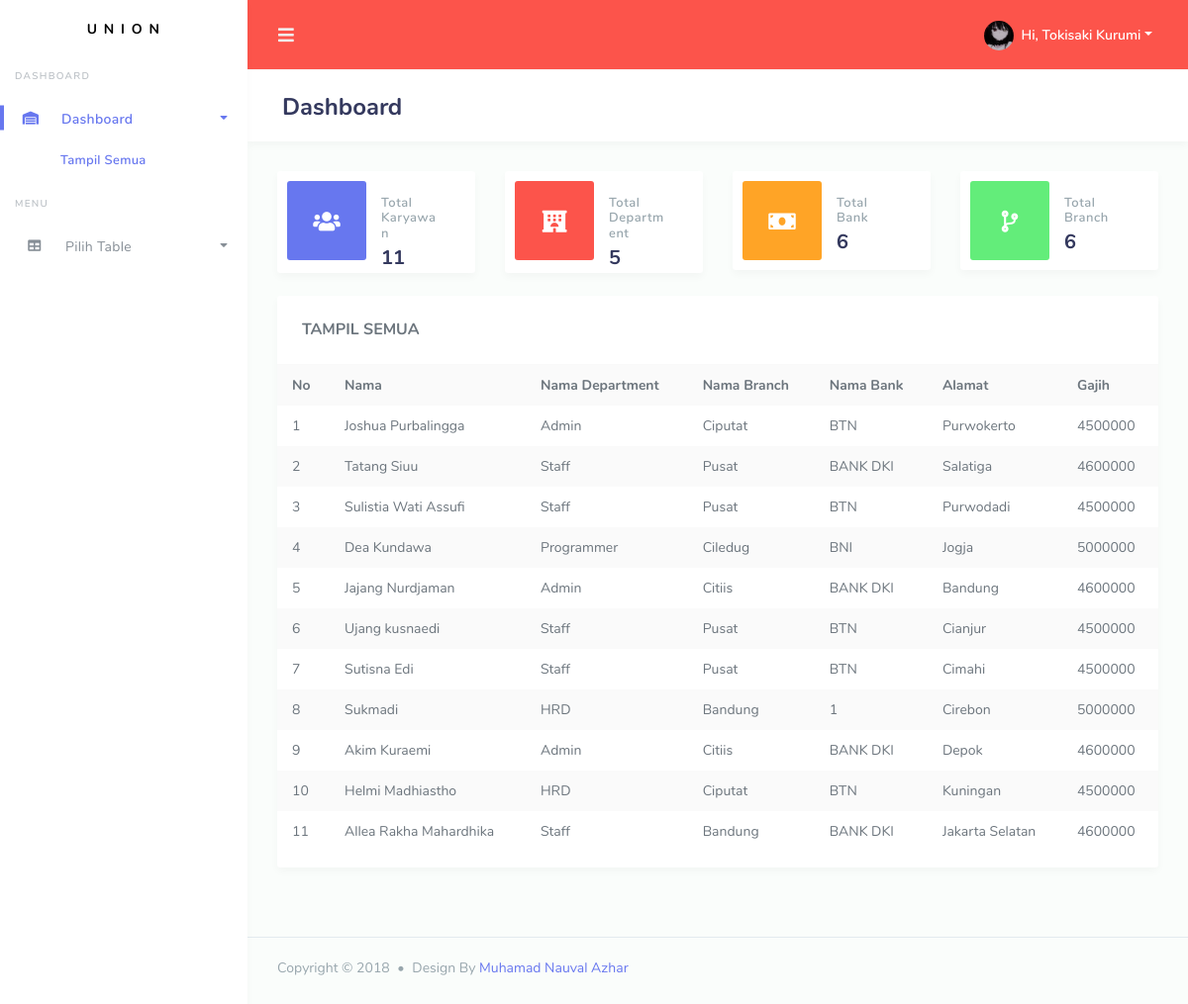
Page /stisla/index.php on the committed database.
### tables this page shows
CREATE TABLE `karyawan` (
  `Id_Karyawan` int(11) DEFAULT NULL,
  `Id_Departemen` int(11) DEFAULT NULL,
  `Id_Branch` int(11) DEFAULT NULL,
  `Id_Bank` int(11) DEFAULT NULL,
  `Nama` varchar(255) DEFAULT NULL,
  `Alamat` varchar(255) DEFAULT NULL
);

CREATE TABLE `departemen` (
  `Id_Departemen` int(11) DEFAULT NULL,
  `Kode_Departemen` varchar(255) DEFAULT NULL,
  `Nama_Departemen` varchar(255) DEFAULT NULL,
  `Alamat_Departemen` varchar(255) DEFAULT NULL
);

CREATE TABLE `branch` (
  `Id_Branch` int(11) DEFAULT NULL,
  `Nama_Branch` varchar(255) DEFAULT NULL,
  `Kode_Branch` varchar(255) DEFAULT NULL,
  `Alamat_Branch` varchar(255) DEFAULT NULL
);

CREATE TABLE `bank` (
  `Id_Bank` int(11) DEFAULT NULL,
  `Nama_Bank` varchar(255) DEFAULT NULL,
  `Kode_Bank` varchar(255) DEFAULT NULL,
  `Gaji` int(11) DEFAULT NULL
);

### stisla/index.php (the view, shortened to what this page needs)
<?php
    include_once("conf/koneksi.php");
    $result = mysqli_query($db,"select count(Id_Karyawan) as 'totalkaryawan' from karyawan");
    while($user_data = mysqli_fetch_array($result))
            {
                $totalkaryawan = $user_data['totalkaryawan'];
            }
    $result = mysqli_query($db,"select count(Id_Departemen) as 'totaldepartemen' from departemen");
    while($user_data = mysqli_fetch_array($result))
            {
                $totaldepartemen = $user_data['totaldepartemen'];
            }
    $result = mysqli_query($db,"select count(Id_Bank) as 'totalbank' from bank");
    while($user_data = mysqli_fetch_array($result))
            {
                $totalbank = $user_data['totalbank'];
            }
    $result = mysqli_query($db,"select count(Id_Branch) as 'totalbranch' from branch");
    while($user_data = mysqli_fetch_array($result))
            {
                $totalbranch = $user_data['totalbranch'];
            }
?>
<!DOCTYPE html>
<html lang="en">
<head>
    <link rel="stylesheet" href="dist/assets/modules/bootstrap/css/bootstrap.min.css">
    <link rel="stylesheet" href="dist/assets/modules/fontawesome/css/all.min.css">
    <link rel="stylesheet" href="dist/assets/modules/jqvmap/dist/jqvmap.min.css">
    <link rel="stylesheet" href="dist/assets/modules/weather-icon/css/weather-icons.min.css">
    <link rel="stylesheet" href="dist/assets/modules/weather-icon/css/weather-icons-wind.min.css">
    <link rel="stylesheet" href="dist/assets/modules/summernote/summernote-bs4.css">
    <link rel="stylesheet" href="dist/assets/css/style.css">
    <link rel="stylesheet" href="dist/assets/css/components.css">
    </head>
    <body>
    <div id="app">
        <div class="main-wrapper main-wrapper-1">
        <div class="navbar-bg bg-danger"></div>
        <nav class="navbar navbar-expand-lg main-navbar">
            <form class="form-inline mr-auto">
                <ul class="navbar-nav mr-3">
                    <li><a href="#" data-toggle="sidebar" class="nav-link nav-link-lg"><i class="fas fa-bars"></i></a></li>
                </ul>
            </form>
            <ul class="navbar-nav navbar-right">
            <li class="dropdown"><a href="#" data-toggle="dropdown" class="nav-link dropdown-toggle nav-link-lg nav-link-user">
                <img alt="image" src="dist/assets/img/kurumi.jpg" class="rounded-circle mr-1">
                <div class="d-sm-none d-lg-inline-block">Hi, Tokisaki Kurumi</div></a>
            </li>
            </ul>
        </nav>
        <div class="main-sidebar sidebar-style-2">
            <aside id="sidebar-wrapper">
            <div class="sidebar-brand">
                <a href="index.php">U N I O N</a>
            </div>
            <ul class="sidebar-menu">
                <li class="menu-header">Dashboard</li>
                <li class="dropdown active">
                <a href="index.php" class="nav-link has-dropdown"><i class="fas fa-warehouse"></i><span>Dashboard</span></a>
                <ul class="dropdown-menu">
                    <li class=active><a class="nav-link" href="index.php">Tampil Semua</a></li>
                </ul>
                </li>
                <li class="menu-header">Menu</li>
                <li class="dropdown">
                <a href="#" class="nav-link has-dropdown" data-toggle="dropdown"><i class="fas fa-table"></i> <span>Pilih Table</span></a>
                </li>
            </aside>
        </div>
        <div class="main-content">
            <section class="section">
            <div class="section-header">
                <h1>Dashboard</h1>
            </div>
            <div class="row">
                <div class="col-lg-3 col-md-6 col-sm-6 col-12">
                <div class="card card-statistic-1">
                    <div class="card-icon bg-primary">
                    <i class="fas fa-users"></i>
                    </div>
                    <div class="card-wrap">
                    <div class="card-header">
                        <h4>Total Karyawan</h4>
                    </div>
                    <div class="card-body">
                        <?php echo "$totalkaryawan";?>
                    </div>
                    </div>
                </div>
                </div>
                <div class="col-lg-3 col-md-6 col-sm-6 col-12">
                <div class="card card-statistic-1">
                    <div class="card-icon bg-danger">
                    <i class="fas fa-hotel"></i>
                    </div>
                    <div class="card-wrap">
                    <div class="card-header">
                        <h4>Total Department</h4>
                    </div>
                    <div class="card-body">
                        <?php echo "$totaldepartemen";?>
                    </div>
                    </div>
                </div>
                </div>
                <div class="col-lg-3 col-md-6 col-sm-6 col-12">
                <div class="card card-statistic-1">
                    <div class="card-icon bg-warning">
                    <i class="fas fa-money-bill"></i>
                    </div>
                    <div class="card-wrap">
                    <div class="card-header">
                        <h4>Total Bank</h4>
                    </div>
                    <div class="card-body">
                        <?php echo "$totalbank";?>
                    </div>
                    </div>
                </div>
                </div>
                <div class="col-lg-3 col-md-6 col-sm-6 col-12">
                <div class="card card-statistic-1">
                    <div class="card-icon bg-success">
                    <i class="fas fa-code-branch"></i>
                    </div>
                    <div class="card-wrap">
                    <div class="card-header">
                        <h4>Total Branch</h4>
                    </div>
                    <div class="card-body">
                        <?php echo "$totalbranch";?>
                    </div>
                    </div>
                </div>
                </div>
            </div>
            </section>
            <section class="section">
        <div class="section-body">
        <div class="row">
            <div class="col-12 col-md-6 col-lg-12">
                <div class="card">
                <div class="card-header">
                    <h4>TAMPIL SEMUA</h3>
                </div>
                <?php
                include_once("conf/koneksi.php");
                $i = 0;
                ?>
                <div class="card-body p-0">
                    <div class="table-responsive">
                    <table class="table table-striped table-md">
                        <tr>
                        <th>No</th>
                        <th>Nama</th>
                        <th>Nama Department</th>
                        <th>Nama Branch</th>
                        <th>Nama Bank</th>
                        <th>Alamat </th>
                        <th>Gajih</th>
                        </tr>
                        <?php
                            $query = mysqli_query($db, "SELECT A.Nama AS 'Nama Karyawan',B.Nama_Departemen AS 'Nama Department',
                            C.Nama_branch AS 'Nama Branch', D.Nama_Bank AS 'Nama Bank', A.Alamat AS 'Alamat Karyawan',
                            D.Gaji AS 'Gajih Karyawan' FROM karyawan A
                            inner join
                            departemen B
                            on
                            A.Id_Departemen = B.Id_Departemen
                            INNER JOIN
                            branch C
                            on A.id_branch = c.id_branch
                            INNER JOIN
                            bank D
                            on A.Id_Bank = D.Id_Bank;");
                            while($tampilsemua = mysqli_fetch_array($query)) {
                            $i++;
                        ?>
                        <tr>
                        <td><?php echo $i;?></td>
                        <td><?php echo $tampilsemua['Nama Karyawan'];?></td>
                        <td><?php echo $tampilsemua['Nama Department'];?></td>
                        <td><?php echo $tampilsemua['Nama Branch'];?></td>
                        <td><?php echo $tampilsemua['Nama Bank'];?></td>
                        <td><?php echo $tampilsemua['Alamat Karyawan'];?></td>
                        <td><?php echo $tampilsemua['Gajih Karyawan'];?></td>
                        </tr>
                        <?php }
                        ?>
                    </table>
                    </div>
                </div>
                </div>
            </div>
            </div>
            </div>
        </section>
        </div>
        <footer class="main-footer">
            <div class="footer-left">
            Copyright &copy; 2018 <div class="bullet"></div> Design By <a href="https://nauval.in/">Muhamad Nauval Azhar</a>
            </div>
        </footer>
        </div>
    </div>
    </body>
    </html>

### rows in the picture
karyawan: Nama "Joshua Purbalingga", Id_Departemen.Nama_Departemen "Admin", Id_Branch.Nama_Branch "Ciputat", Id_Bank.Nama_Bank "BTN", Alamat "Purwokerto", Id_Bank.Gaji "4500000"
karyawan: Nama "Tatang Siuu", Id_Departemen.Nama_Departemen "Staff", Id_Branch.Nama_Branch "Pusat", Id_Bank.Nama_Bank "BANK DKI", Alamat "Salatiga", Id_Bank.Gaji "4600000"
karyawan: Nama "Sulistia Wati Assufi", Id_Departemen.Nama_Departemen "Staff", Id_Branch.Nama_Branch "Pusat", Id_Bank.Nama_Bank "BTN", Alamat "Purwodadi", Id_Bank.Gaji "4500000"
karyawan: Nama "Dea Kundawa", Id_Departemen.Nama_Departemen "Programmer", Id_Branch.Nama_Branch "Ciledug", Id_Bank.Nama_Bank "BNI", Alamat "Jogja", Id_Bank.Gaji "5000000"
karyawan: Nama "Jajang Nurdjaman", Id_Departemen.Nama_Departemen "Admin", Id_Branch.Nama_Branch "Citiis", Id_Bank.Nama_Bank "BANK DKI", Alamat "Bandung", Id_Bank.Gaji "4600000"
karyawan: Nama "Ujang kusnaedi", Id_Departemen.Nama_Departemen "Staff", Id_Branch.Nama_Branch "Pusat", Id_Bank.Nama_Bank "BTN", Alamat "Cianjur", Id_Bank.Gaji "4500000"
karyawan: Nama "Sutisna Edi", Id_Departemen.Nama_Departemen "Staff", Id_Branch.Nama_Branch "Pusat", Id_Bank.Nama_Bank "BTN", Alamat "Cimahi", Id_Bank.Gaji "4500000"
karyawan: Nama "Sukmadi", Id_Departemen.Nama_Departemen "HRD", Id_Branch.Nama_Branch "Bandung", Id_Bank.Nama_Bank "1", Alamat "Cirebon", Id_Bank.Gaji "5000000"
karyawan: Nama "Akim Kuraemi", Id_Departemen.Nama_Departemen "Admin", Id_Branch.Nama_Branch "Citiis", Id_Bank.Nama_Bank "BANK DKI", Alamat "Depok", Id_Bank.Gaji "4600000"
karyawan: Nama "Helmi Madhiastho", Id_Departemen.Nama_Departemen "HRD", Id_Branch.Nama_Branch "Ciputat", Id_Bank.Nama_Bank "BTN", Alamat "Kuningan", Id_Bank.Gaji "4500000"
karyawan: Nama "Allea Rakha Mahardhika", Id_Departemen.Nama_Departemen "Staff", Id_Branch.Nama_Branch "Bandung", Id_Bank.Nama_Bank "BANK DKI", Alamat "Jakarta Selatan", Id_Bank.Gaji "4600000"

### other values in the picture
$totalkaryawan "11"
$totaldepartemen "5"
$totalbank "6"
$totalbranch "6"
